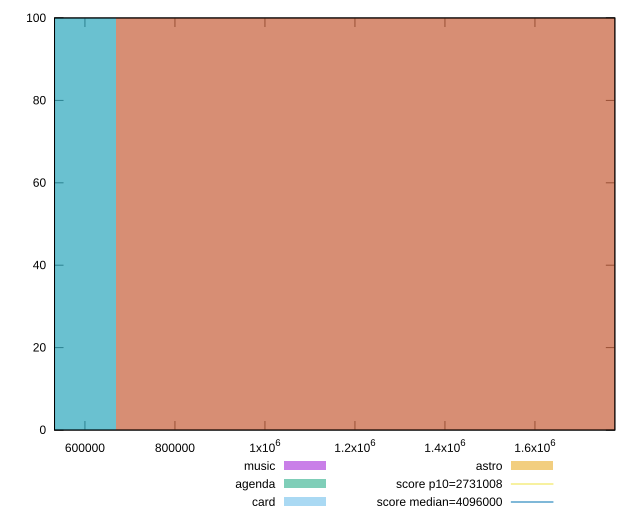

This figure's gnuplot source:
reset

$music <<EOF
1336901.5870754623 100
EOF

$agenda <<EOF
0 100
EOF

$card <<EOF
0 100
EOF

$astro <<EOF
1336901.5870754623 100
EOF

set key outside below
set boxwidth 1336901.5870754623
set xrange [532435:1777513]
set yrange [0:100]
set trange [0:100]
set style fill transparent solid 0.5 noborder

set parametric
set terminal svg size 640, 520 enhanced background rgb 'white'
set output "reports/report_00032_2021-02-25T10-28-15.087Z/total-byte-weight/comparison/histogram/all_raw.svg"

plot $music title "music" with boxes, \
     $agenda title "agenda" with boxes, \
     $card title "card" with boxes, \
     $astro title "astro" with boxes, \
     2731008,t title "score p10=2731008", \
     4096000,t title "score median=4096000"

reset
